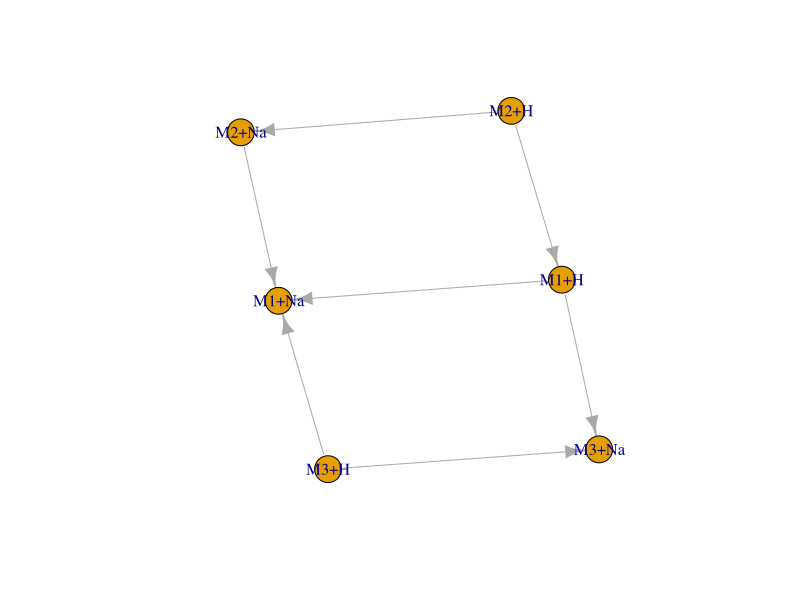
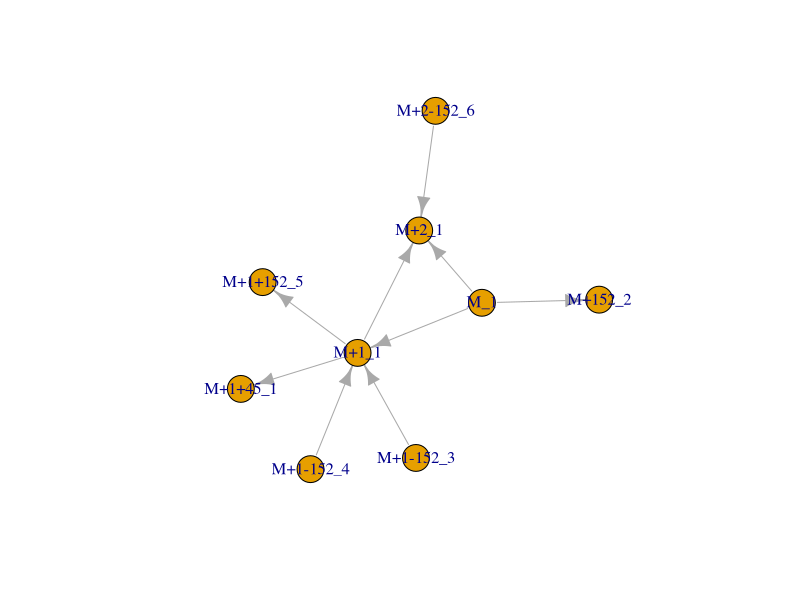
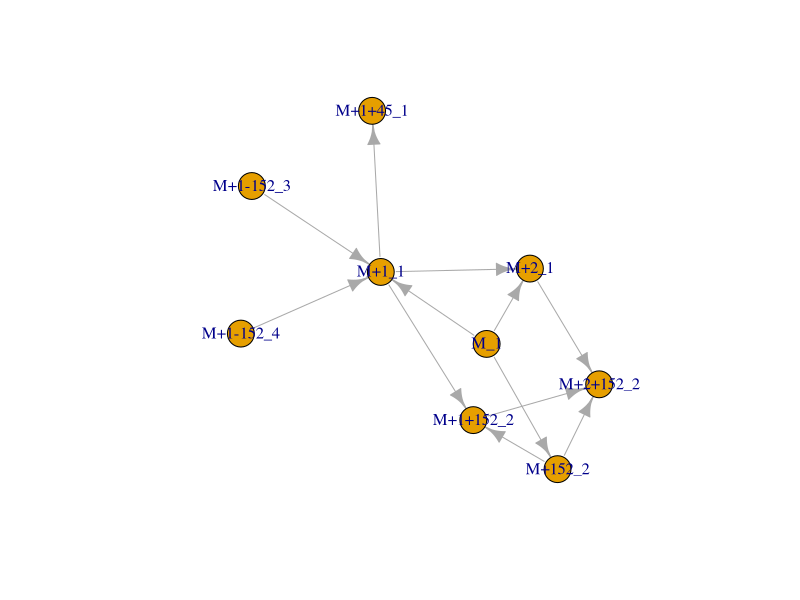
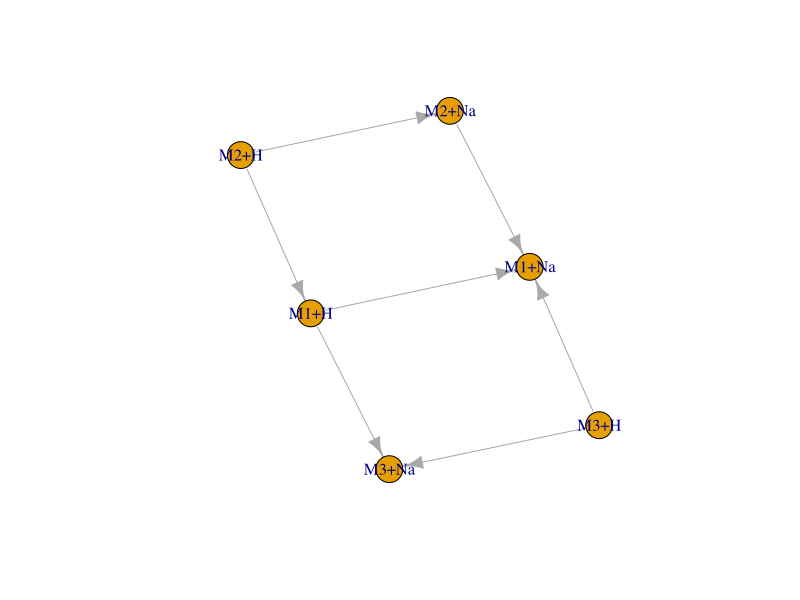
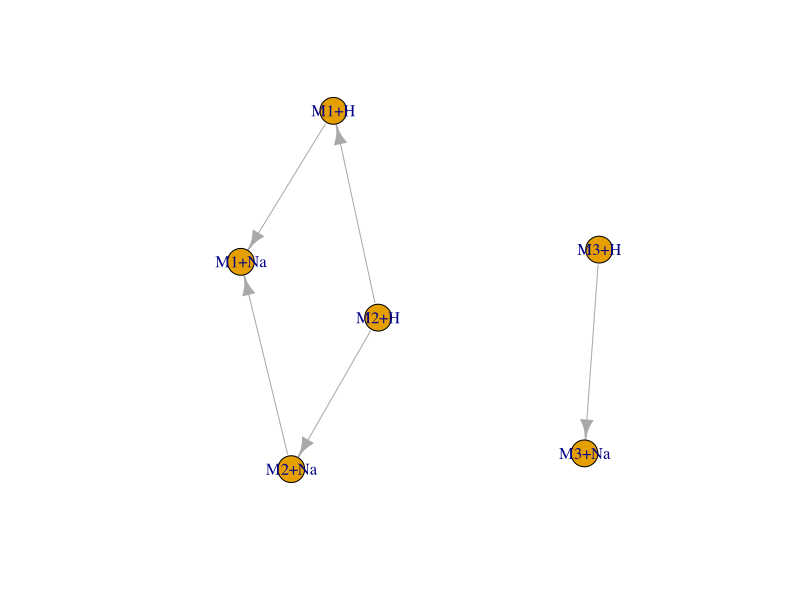
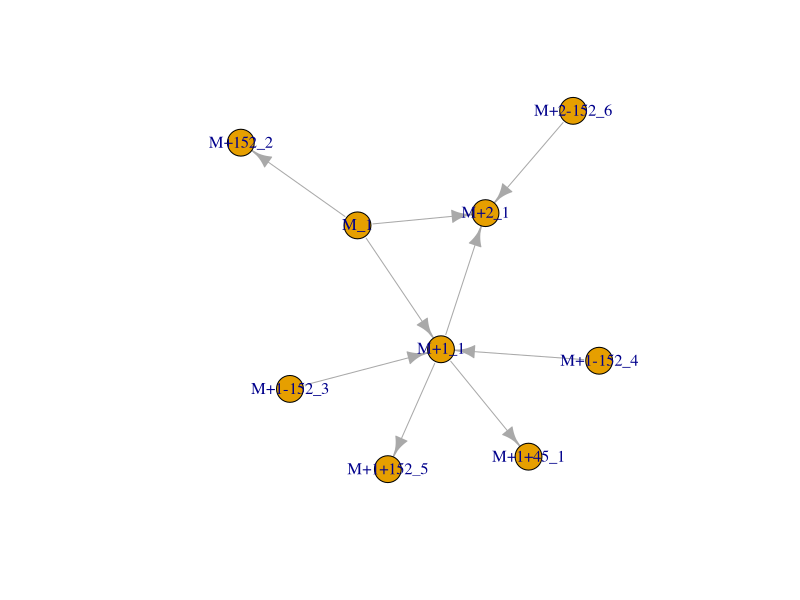
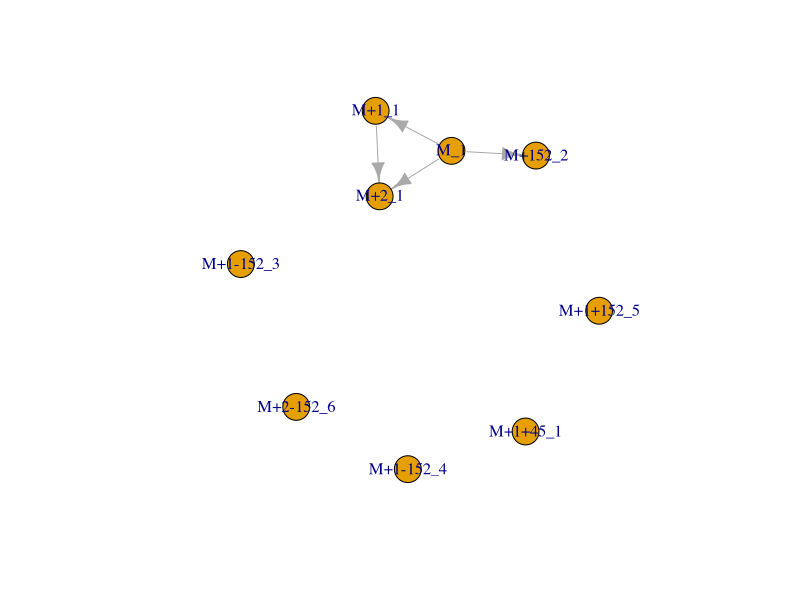
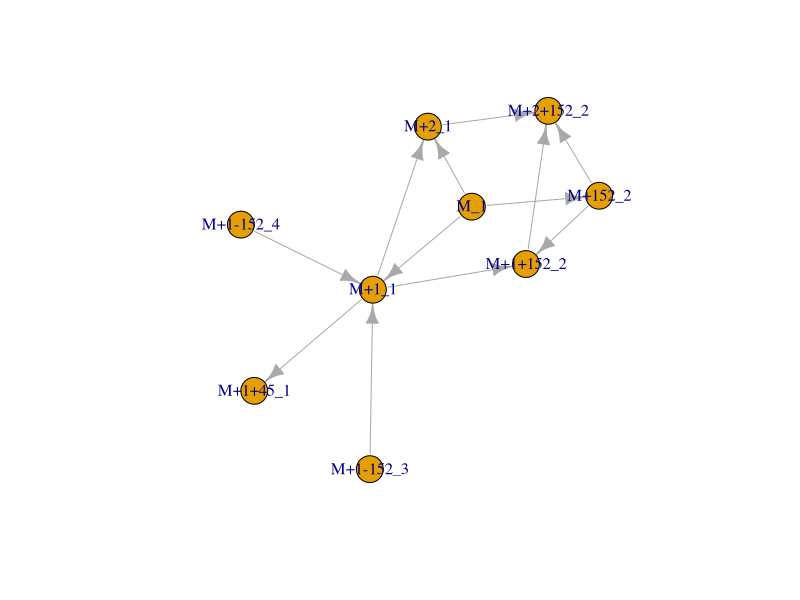

The R script that drew these images, in order:
library(igraph)
## remove edges between M1+H and M2+Na, M3+H and M4+K, in general when there is 
## a link between an adduct and a molecular ion

## node with outgoing transf link should not have outgoing adduct link when
## the adduct-linking vertex has a ingoing adduct link

## node with ingoing transf link should not have ingoing adduct link when the 
## adduct-linking vertex has an outgoing adduct link

## pos mode: isotopic+1, isotopic+2, isotopic+3, Na adduct, K adduct, 
## formic acid adduct
## neg mode: isotopic+1, isotopic+2, isotopic+3, formic acid, Na adduct,
## Sodium formate 


##          M1+H    M1+Na   M2+H    M2+Na   M3+H    M3+Na
## M1+H     0       1       0       0       0       1       
## M1+Na    0       0       0       0       0       0
## M2+H     1       0       0       1       0       0
## M2+Na    0       1       0       0       1       0
## M3+H     0       1       0       0       0       1
## M3+Na    0       0       0       0       0       0  

# mat_test <- matrix(c(c(0, 1, 1, 0, 0, 1), ## M1+H
#                      c(1, 0, 1, 1, 1, 1), ## M1+Na
#                      c(1, 1, 0, 1, 0, 0), ## M2+H
#                      c(0, 1, 1, 0, 1, 0), ## M2+Na
#                      c(0, 1, 0, 1, 0, 1), ## M3+H
#                      c(0, 1, 0, 0, 1, 0)), ## M3+Na
#                    

## real world example 1
mat_1 <- matrix(c(c(0, 1, 0, 0, 0, 1), ## M1+H
                     c(0, 0, 0, 0, 0, 0), ## M1+Na
                     c(1, 0, 0, 1, 0, 0), ## M2+H
                     c(0, 1, 0, 0, 0, 0), ## M2+Na
                     c(0, 1, 0, 0, 0, 1), ## M3+H
                     c(0, 0, 0, 0, 0, 0)), ## M3+Na
                   byrow = TRUE, ncol = 6, nrow = 6)
mat_1_transf <- matrix(c(
    c("", "adduct_Na", "", "", "", "transf_gluc_F"), ## M1+H
    c("", "", "", "", "", ""), ## M1+Na
    c("transf_gluc_T", "", "", "adduct_Na", "", ""), ## M2+H
    c("", "transf_gluc_T", "", "", "", ""), ## M2+Na
    c("", "transf_gluc_F", "", "", "", "adduct_Na"), ## M3+H
    c("", "", "", "", "", "")), ## M3+Na
    byrow = TRUE, ncol = 6, nrow = 6)
colnames(mat_1) <- c("M1+H", "M1+Na", "M2+H", "M2+Na", "M3+H", "M3+Na")
rownames(mat_1) <- colnames(mat_1)
net_mat_1 <- graph_from_adjacency_matrix(mat_1, mode = "directed")
plot(net_mat_1)

## real world example 2
mat_2 <- matrix(c(c(0, 1, 1, 0, 1, 0, 0, 0, 0), ## "M_1"
                      c(0, 0, 1, 1, 0, 0, 0, 1, 0), ## "M+1_1"
                      c(0, 0, 0, 0, 0, 0, 0, 0, 0), ## "M+2_1"
                      c(0, 0, 0, 0, 0, 0, 0, 0, 0), ## "M+1+45_1"
                      c(0, 0, 0, 0, 0, 0, 0, 0, 0), ## "M+152_2"
                      c(0, 1, 0, 0, 0, 0, 0, 0, 0), ## "M+1-152_3"
                      c(0, 1, 0, 0, 0, 0, 0, 0, 0), ## "M+1-152_4"
                      c(0, 0, 0, 0, 0, 0, 0, 0, 0), ##"M+1+152_5"
                      c(0, 0, 1, 0, 0, 0, 0, 0, 0)), ## "M+2-152_6"
                    byrow = TRUE, ncol = 9, nrow = 9)
mat_2_transf <- matrix(c(
    c("", "adduct_+1",  "adduct_+2",  "",          "transf_152", "", "", "",           ""), ## "M_1"
    c("", "",           "adduct_+1",  "transf_45", "",           "", "", "transf_152", ""), ## "M+1_1"
    c("", "",           "",           "",          "",           "", "", "",           ""), ## "M+2_1"
    c("", "",           "",           "",          "",           "", "", "",           ""), ## "M+1+45_1"
    c("", "",           "",           "",          "",           "", "", "",           ""), ## "M+152_2"
    c("", "transf_152", "",           "",          "",           "", "", "",           ""), ## "M+1-152_3"
    c("", "transf_152", "",           "",          "",           "", "", "",           ""), ## "M+1-152_4"
    c("", "",           "",           "",          "",           "", "", "",           ""), ##"M+1+152_5"
    c("", "",           "transf_152", "",          "",           "", "", "",           "")), ## "M+2-152_6"
    byrow = TRUE, ncol = 9, nrow = 9)
colnames(mat_2) <- c("M_1", "M+1_1", "M+2_1", "M+1+45_1", "M+152_2", "M+1-152_3", "M+1-152_4", "M+1+152_5", "M+2-152_6")
rownames(mat_2) <- colnames(mat_2)
colnames(mat_2_transf) <- rownames(mat_2_transf) <- colnames(mat_2)
net_mat_2 <- graph_from_adjacency_matrix(mat_2, mode = "directed")
plot(net_mat_2)

## real world example 3 (same as mat_2 atm)
mat_3 <- matrix(c(c(0, 1, 1, 0, 1, 0, 0, 0, 0), ## "M_1"
                      c(0, 0, 1, 1, 0, 0, 0, 1, 0), ## "M+1_1"
                      c(0, 0, 0, 0, 0, 0, 0, 0, 1), ## "M+2_1"
                      c(0, 0, 0, 0, 0, 0, 0, 0, 0), ## "M+1+45_1"
                      c(0, 0, 0, 0, 0, 0, 0, 1, 1), ## "M+152_2"
                      c(0, 1, 0, 0, 0, 0, 0, 0, 0), ## "M+1-152_3"
                      c(0, 1, 0, 0, 0, 0, 0, 0, 0), ## "M+1-152_4"
                      c(0, 0, 0, 0, 0, 0, 0, 0, 1), ##"M+1+152_2"
                      c(0, 0, 0, 0, 0, 0, 0, 0, 0)), ## "M+2_2"
                    byrow = TRUE, ncol = 9, nrow = 9)
mat_3_transf <- matrix(c(
    c("", "adduct_+1",  "adduct_+2",  "",          "transf_152", "", "", "",           ""), ## "M_1"
    c("", "",           "adduct_+1",  "transf_45", "",           "", "", "transf_152", ""), ## "M+1_1"
    c("", "",           "",           "",          "",           "", "", "",           "transf_152"), ## "M+2_1"
    c("", "",           "",           "",          "",           "", "", "",           ""), ## "M+1+45_1"
    c("", "",           "",           "",          "",           "", "", "adduct_+1", "adduct_+2"), ## "M+152_2"
    c("", "transf_152", "",           "",          "",           "", "", "",           ""), ## "M+1-152_3"
    c("", "transf_152", "",           "",          "",           "", "", "",           ""), ## "M+1-152_4"
    c("", "",           "",           "",          "",           "", "", "",           "adduct_+1"), ##"M+1+152_2"
    c("", "",           "", "",          "",           "", "", "",           "")), ## "M+2+152_2"
    byrow = TRUE, ncol = 9, nrow = 9)
colnames(mat_3) <- c("M_1", "M+1_1", "M+2_1", "M+1+45_1", "M+152_2", "M+1-152_3", "M+1-152_4", "M+1+152_2", "M+2+152_2")
rownames(mat_3) <- colnames(mat_3)
colnames(mat_3_transf) <- rownames(mat_3_transf) <- colnames(mat_3)
net_mat_3 <- graph_from_adjacency_matrix(mat_3, mode = "directed")
plot(net_mat_3)

## node with outgoing transf link should not have outgoing adduct link when
## the adduct-linking vertex has an ingoing adduct link of same type

## do for all components
## iterate through rows

removeFalseLinksAdducts <- function(mat_l) {
    
    mat_num <- mat_l[[1]]
    mat_char <- mat_l[[2]]
    
    for (i in seq_len(nrow(mat_num))) {
        
        rows_i <- mat_char[i, ]
        adduct_i <- rows_i[grep(rows_i, pattern = "adduct_")]
        
        ## if any vertex has outgoing adduct link, check all cols where rows_i
        ## has transf if ingoing adduct link exists for adduct-linking feature
        if (length(adduct_i) > 0) { 
            
            inds_row <- grep(rows_i, pattern = "transf_")
            
            for (j in inds_row) {
                cols_j <- mat_char[, j]
                adduct_j <- cols_j[grep(cols_j, pattern = "adduct")]
                if (length(adduct_j) > 0)
                    if (any(adduct_j %in% adduct_i)) {
                        mat_num[i, j] <- 0 ## remove in mat_test[i, ]
                    }
            }
        }
        
        ## new 
        cols_i <- mat_char[, i]
        adduct_i <- cols_i[grep(cols_i, pattern = "adduct_")]
        
        ## if any vertex has ingoing adduct link, check all rows where cols_i
        ## has transf if outgoing adduct link exists for adduct-linking feature
        if (length(adduct_i) > 0) { 
            
            inds_col <- grep(cols_i, pattern = "transf_")
            
            for (j in inds_col) {
                rows_j <- mat_char[j, ]
                adduct_j <- rows_j[grep(rows_j, pattern = "adduct")]
                if (length(adduct_j) > 0)
                    if (any(adduct_j %in% adduct_i)) {
                        mat_num[j, i] <- 0 ## remove in mat_test[i, ]
                    }
            }
        }
        
    }
    ## new
    
    ## set mat_char to "" where mat_num == 0
    mat_char[which(mat_num == 0)] <- ""
    
    return(list(mat_num, mat_char))
}

## delete ingoing isotopes/adducts to M if there is no circular relation from 
## M to M+isot/adduct to M+transf to M+iso/adduct+trans, e.g. imagine
## 1) M and M+1 forming an "adduct_isotope+1", suppose there is a "transf_+162"
## from M+1 to another mass feature M2, but there is no link between M and M2-1,
## then remove the link M+1 and M2
## 2) M and M+1 forming an "adduct_isotope+1", suppose there is a "transf_+162"
## from M+1 to another mass feature M, AND there is a link between M and M2-1,
## then keep the the link M+1 and M2 (support that mass feature is a metabolite)
removeFalseLinksCircular <- function(mat_l) {
    
    mat_num <- mat_l[[1]]
    mat_char <- mat_l[[2]]
    
    ## first find relations with adducts: 
    ## (molecular ion suppose this is the vertex that has no ingoing adduct_ link)
    ## i.e. the column of M does not have a "adduct_"
    M <- apply(mat_char, 2, grep, pattern = "adduct_")
    
    ## iterate through M where M is not integer(0) --> these are adducts of
    ## the rows i 
    for (i in seq_len(length(M))) {
        
        if (length(M[[i]])) {
            ## if length(M[[i]]) != 0, M[[i]] is not the molecular ion:
            ## 1) --> check if it has transf_
            transf_M_og_ind <- grep(mat_char[i, ], pattern = "transf_")
            transf_M_og <- mat_char[i, transf_M_og_ind]
            transf_M_ig_ind <- grep(mat_char[, i], pattern = "transf_")
            transf_M_ig <- mat_char[transf_M_ig_ind, i]
            
            print(i)
            ## check only outgoing links now 
            if (length(transf_M_og_ind)) {
                
                tmp <- matrix(mat_char[M[[i]], ], byrow = FALSE, ncol = ncol(mat_char))
                
                ## 2) check if the molecular ion has transf_ 
                transf_MI_og_ind <- apply(tmp, 2, grepl, pattern = "transf_") ## outgoing transf links from molecular ions
                transf_MI_og_ind <- which(transf_MI_og_ind, arr.ind = TRUE)
                transf_MI_og <- tmp[transf_MI_og_ind]
                
                
                if (length(transf_MI_og)) {
                    ## 3) check if transf from molecular ion and M[[i]] form the same adduct than molecular ion and M[[i]]
                    ## if so, then keep the relation, otherwise remove the link from M[[i]] with the transf
                    ## for og_ind
                    if (is.matrix(transf_MI_og_ind)) {
                        transf_MI_og_ind <- transf_MI_og_ind[transf_MI_og %in% transf_M_og, ]    
                    } else {
                        transf_MI_og_ind <- transf_MI_og_ind[transf_MI_og %in% transf_M_og]
                    }
                    transf_MI_og <- transf_MI_og[transf_MI_og %in% transf_M_og]
                    ind_match <-  match(transf_MI_og, transf_M_og)
                    ind_rm <- which(is.na(ind_match))
                    ind_match <- which(!is.na(ind_match))
                    
                    ## for ind_match check if the linking feature of M has a link
                    ## with the linking feature of MI
                    if (length(ind_match) == 1) {
                        links_check <- transf_MI_og_ind[ind_match]    
                        ## linking feature of M
                        linkFeat_M <- mat_char[, transf_M_og_ind]
                        addiso_bw_linkFeat <- linkFeat_M[links_check]
                        
                    } else {
                        links_check <- transf_MI_og_ind[ind_match, ]    
                        ## linking feature of M
                        linkFeat_M <- mat_char[, transf_M_og_ind]
                        addiso_bw_linkFeat <- linkFeat_M[links_check[, "col"]]
                    }
                    
                    ## check if the link between M and MI is the same as 
                    ## the link between the linking feature of M and the linking
                    ## feature of MI (addiso_bw_linkFeat)
                    inds_link <- match(addiso_bw_linkFeat, mat_char[M[[i]], i])
                    ind_rm <- c(ind_rm, ind_match[which(is.na(inds_link))])

                    ## remove:
                    #if (length(ind_rm))
                    if (is.matrix(transf_M_og_ind)) {
                        ind_rm <- matrix(transf_M_og_ind[ind_rm, ], ncol = 2)    
                        mat_num[ind_rm] <- 0
                    } else {
                        mat_num[i, transf_M_og_ind[ind_rm]] <- 0
                    }
                } else {
                    ## if MI has no outgoing links, remove outgoing links to M
                    mat_num[i, transf_M_og_ind] <- 0
                }
                
            }
            ## check only ingoing links now
            if (length(transf_M_ig_ind)) {

                tmp <- matrix(mat_char[, M[[i]]], byrow = TRUE, ncol = ncol(mat_char)) ## was t()

                ## 2) check if the molecular ion(s) have ingoing transf_
                transf_MI_ig_ind <- apply(tmp, 2, grepl, pattern = "transf_") ## ingoing transf links from molecular ions
                transf_MI_ig_ind <- which(transf_MI_ig_ind, arr.ind = TRUE)
                transf_MI_ig <- tmp[transf_MI_ig_ind]

                if (length(transf_MI_ig)) {
                    ## 3) check, if transf from molecular ion and M[[i]] form the same adduct than molecular ion and M[[i]]
                    ## if so, then keep the relation, otherwise remove the link from M[[i]] with the transf
                    ## for og_ind
                    if (is.matrix(transf_MI_ig_ind)) {
                        transf_MI_ig_ind <- transf_MI_ig_ind[transf_MI_ig %in% transf_M_ig, ]    
                    } else {
                        transf_MI_ig_ind <- transf_MI_ig_ind[transf_MI_ig %in% transf_M_ig]
                    }
                    transf_MI_ig <- transf_MI_ig[transf_MI_ig %in% transf_M_ig]
                    ind_match <- match(transf_MI_ig, transf_M_ig)
                    ind_rm <- which(is.na(ind_match))
                    ind_match <- which(!is.na(ind_match))

                    ## for ind_match check if the linking feature of M has a link
                    ## with the linking feature of MI
                    if (length(ind_match) == 1) {
                        links_check <- transf_MI_ig_ind[ind_match]
                        ## linking features of M
                        linkFeat_M <- mat_char[transf_M_ig_ind, ]
                        addiso_bw_linkFeat <- linkFeat_M[links_check]

                    } else {
                        links_check <- transf_MI_ig_ind[ind_match, ]
                        ## linking features of M
                        linkFeat_M <- mat_char[transf_M_ig_ind, ]
                        addiso_bw_linkFeat <- linkFeat_M[links_check[, "col"]]
                    }

                    ## check if the link between M and MI is the same as the
                    ## link between the linking feature of M and the linking
                    ## feature of MI (addiso_bw_linkFeat)
                    inds_link <- match(addiso_bw_linkFeat, mat_char[M[[i]], i])
                    ind_rm <- c(ind_rm, ind_match[which(is.na(inds_link))])

                    # remove:
                    if (is.matrix(transf_M_ig_ind)) {
                        ind_rm <- matrix(transf_M_ig_ind[ind_rm, 2:1], ncol = 2)
                        mat_num[ind_rm] <- 0
                    } else {
                        mat_num[transf_M_ig_ind[ind_rm], i] <- 0
                    }
                } else {
                    ## if MI has no ingoing links, remove ingoing links to M
                    mat_num[transf_M_ig_ind, i] <- 0
                }

            }
        }
    }
    ## set mat_char to "" where mat_num == 0
    mat_char[which(mat_num == 0)] <- ""
    
    return(list(mat_num, mat_char))
   
}

removeFalseLinksCircular2 <- function(mat_l) {
    
    mat_num <- mat_l[[1]]
    mat_char <- mat_l[[2]]
    
    ## find relations with adducts: 
    ## Molecular ion (MI): suppose this is the vertex that has no ingoing 
    ## adduct_ link, i.e. the column of M does not have a "adduct_"
    M <- apply(mat_char, 2, grep, pattern = "adduct_")
    
    ## iterate through M where M is not integer(0). These are adducts of
    ## the rows i 
    for (i in seq_len(length(M))) {
        
        if (length(M[[i]])) {
            ## if length(M[[i]]) != 0, M[[i]] is not the MI:
            ## check if the MI has transf_
            transf_M_og_ind <- grep(mat_char[i, ], pattern = "transf_")
            transf_M_ig_ind <- grep(mat_char[, i], pattern = "transf_")
            
            if (length(transf_M_og_ind)) {
                
                ## check if the MI has outgoing transf_ links and return the 
                ## indices
                tmp <- matrix(mat_char[M[[i]], ], byrow = FALSE, 
                    ncol = ncol(mat_char))
                transf_MI_og_ind <- apply(tmp, 2, grepl, pattern = "transf_")
                transf_MI_og_ind <- which(transf_MI_og_ind, arr.ind = TRUE)
                
                if (length(transf_MI_og_ind)) {
                    ## iterate thorough all transf_M_og_ind (outgoing links 
                    ## from M) 
                    for(j in 1:length(transf_M_og_ind)) {
                        ind_j <- transf_M_og_ind[j]
                        ## if there is only one MI do
                        if (!is.matrix(transf_MI_og_ind)) {
                            for (k in 1:length(transf_MI_og_ind)) {
                                ## get adduct of M
                                adduct_ij <- mat_char[transf_MI_og_ind[k], ind_j]
                                if (adduct_ij != mat_char[M[[i]], i]) {
                                    ## remove link transf_M_og_ind[k] at row i
                                    mat_num[i, ind_j] <- 0
                                }   
                            }
                        ## if there are several MI do
                        } else {
                            for(k in 1:nrow(transf_MI_og_ind)) {
                                ## get adduct of M
                                adduct_ij <- mat_char[transf_MI_og_ind[k, "row"], ind_j]
                                if (adduct_ij != mat_char[i, M[[i]][transf_MI_og_ind[k, "row"]]]) {
                                    ## remove link transf_M_og_ind[k] at row i
                                    mat_num[i, ind_j] <- 0
                                }
                            } 
                        }
                    }
                } else {
                    ## remove all links by default when there is no outgoing
                    ## transf_ from the MI
                    mat_num[i, transf_M_ig_ind] <- 0   
                }
            }
            ## check only ingoing links now
            if (length(transf_M_ig_ind)) {
            
                ## check if the MI has ingoing transf_ links and return the 
                ## indices
                tmp <- matrix(mat_char[, M[[i]]], byrow = TRUE, 
                ncol = ncol(mat_char))
                transf_MI_ig_ind <- apply(tmp, 2, grepl, pattern = "transf_") 
                transf_MI_ig_ind <- which(transf_MI_ig_ind, arr.ind = TRUE)
            
                if (length(transf_MI_ig_ind)) {
                    ## iterate thorough all transf_M_ig_ind (ingoing links from
                    ## M)
                    for(j in 1:length(transf_M_ig_ind)) {
                    
                        ind_j <- transf_M_ig_ind[j]
                        ## if there is only one MI do
                        if (!is.matrix(transf_MI_ig_ind)) {
                            for (k in 1:length(transf_MI_ig_ind)) {
                                ## get adduct of M
                                adduct_ij <- mat_char[transf_MI_ig_ind[k], ind_j]
                                if (adduct_ij != mat_char[M[[i]], i]) {
                                    ## remove link transf_M_ig_ind[j] at row ind_j
                                    mat_num[ind_j, i] <- 0
                                }   
                            }
                        ## if there are several MI do
                        } else {
                            for(k in 1:nrow(transf_MI_ig_ind)) {
                                ## get adduct of M
                                adduct_ij <- mat_char[transf_MI_ig_ind[k, "row"], ind_j]
                                if (adduct_ij != mat_char[M[[i]][transf_MI_ig_ind[k, "row"]], i]) {
                                    ## remove link transf_M_ig_ind[k] at row ind_j
                                    mat_num[ind_j, i] <- 0
                                }
                            } 
                        }
                    }
                } else {
                    ## remove all links by default when there is no ingoing
                    ## transf_ from the MI
                    mat_num[transf_M_ig_ind, i] <- 0
                }
            }
        }
    }
    
    ## set mat_char to "" where mat_num == 0 (removes links in mat_char)
    mat_char[which(mat_num == 0)] <- ""
    
    return(list(mat_num, mat_char))
    
}

mat_l <- list(mat_1, mat_1_transf)
mat_rem <- removeFalseLinksAdducts(list(mat_1, mat_1_transf))
mat_rem <- removeFalseLinksCircular2(mat_rem)
plot(graph_from_adjacency_matrix(mat_l[[1]], mode = "directed"))
plot(graph_from_adjacency_matrix(mat_rem[[1]], mode = "directed"))

mat_l <- list(mat_2, mat_2_transf)
mat_rem <- removeFalseLinksAdducts(mat_l)
mat_rem <- removeFalseLinksCircular2(mat_rem)
plot(graph_from_adjacency_matrix(mat_l[[1]], mode = "directed"))
plot(graph_from_adjacency_matrix(mat_rem[[1]], mode = "directed")) ## should only result in link between M_1->M+152_2, M_1-> M_2, M_1_M_3, M_2->M_3

#mat_rem <- removeFalseLinksAdducts(list(mat_3, mat_3_transf))
mat_l <- list(mat_3, mat_3_transf)
mat_rem <- removeFalseLinksCircular2(list(mat_3, mat_3_transf))
plot(graph_from_adjacency_matrix(mat_3), mode = "directed")
plot(graph_from_adjacency_matrix(mat_rem[[1]], mode = "directed"))
## raises warnings adduct_j %in% adduct_i
